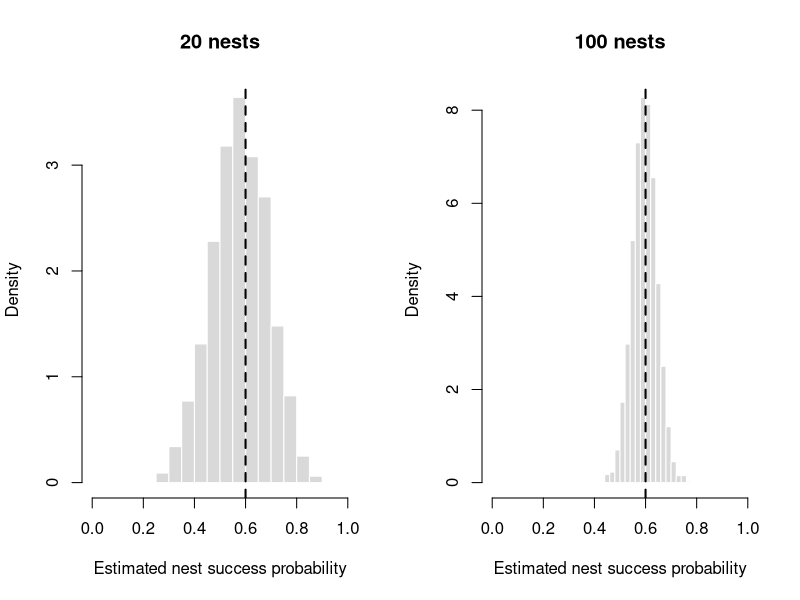

The R source for this figure:
## ---- chunk 1
lambda = 3
sample_sizes = c(10, 1000)

initial_results = data.frame(
  n = integer(),
  mean = numeric(),
  median = numeric(),
  variance = numeric()
)

set.seed(123)

for (sample_size in sample_sizes) {
  observations = rpois(sample_size, lambda = lambda)
  sample_mean = mean(observations)

  initial_results = rbind(
    initial_results,
    data.frame(
      n = sample_size,
      mean = sample_mean,
      median = median(observations),
      variance = mean((observations - sample_mean)^2)
    )
  )
}

initial_results
## ---- chunk 2
seeds = c(11, 22, 33, 44)

repeated_results = data.frame(
  seed = integer(),
  n = integer(),
  mean = numeric(),
  median = numeric(),
  variance = numeric()
)

for (seed in seeds) {
  set.seed(seed)

  for (sample_size in sample_sizes) {
    observations = rpois(sample_size, lambda = lambda)
    sample_mean = mean(observations)

    repeated_results = rbind(
      repeated_results,
      data.frame(
        seed = seed,
        n = sample_size,
        mean = sample_mean,
        median = median(observations),
        variance = mean((observations - sample_mean)^2)
      )
    )
  }
}

repeated_results
## ---- chunk 3
model_values = data.frame(
  n = sample_sizes,
  mean = lambda,
  median = qpois(0.5, lambda = lambda),
  variance = lambda
)

model_values

aggregate(
  cbind(mean, median, variance) ~ n,
  data = repeated_results,
  FUN = sd
)
## ---- chunk 4
set.seed(seed = 422)
p_true = 0.6
n_nests = 40
successful_nests = rbinom(n = 1, size = n_nests, prob = p_true)
p_hat = successful_nests / n_nests
c(successful_nests = successful_nests, estimate = p_hat)
## ---- chunk 5
set.seed(seed = 423)
n_studies = 2000
n_small = 20
n_large = 100

p_estimates_small = rbinom(
  n = n_studies, size = n_small, prob = p_true
) / n_small
p_estimates_large = rbinom(
  n = n_studies, size = n_large, prob = p_true
) / n_large

old_par = par(no.readonly = TRUE)
par(mfrow = c(1, 2))
hist(
  x = p_estimates_small, breaks = 20, probability = TRUE,
  xlim = c(0, 1), col = "grey85", border = "white",
  xlab = "Estimated nest success probability", ylab = "Density",
  main = "20 nests"
)
abline(v = p_true, lty = 2, lwd = 2)
hist(
  x = p_estimates_large, breaks = 20, probability = TRUE,
  xlim = c(0, 1), col = "grey85", border = "white",
  xlab = "Estimated nest success probability", ylab = "Density",
  main = "100 nests"
)
abline(v = p_true, lty = 2, lwd = 2)
par(old_par)
## ---- chunk 6
nest_summary = data.frame(
  n_nests = c(n_small, n_large),
  average_estimate = c(
    mean(p_estimates_small), mean(p_estimates_large)
  ),
  simulated_bias = c(
    mean(p_estimates_small) - p_true,
    mean(p_estimates_large) - p_true
  ),
  simulated_variance = c(
    var(p_estimates_small), var(p_estimates_large)
  ),
  simulated_se = c(
    sd(p_estimates_small), sd(p_estimates_large)
  ),
  simulated_mse = c(
    mean((p_estimates_small - p_true)^2),
    mean((p_estimates_large - p_true)^2)
  ),
  model_variance = p_true * (1 - p_true) /
    c(n_small, n_large)
)
round(nest_summary, digits = 4)
## ---- chunk 7
set.seed(seed = 433)
n_trees = 25
true_mu = 22
true_sigma = 4
true_variance = true_sigma^2
tree_heights = rnorm(
  n = n_trees, mean = true_mu, sd = true_sigma
)

mu_hat = mean(tree_heights)
variance_mm = mean((tree_heights - mu_hat)^2)
variance_with_var = var(tree_heights)
c(
  estimated_mean_m = mu_hat,
  variance_mm_m2 = variance_mm,
  variance_with_var_m2 = variance_with_var
)
## ---- chunk 8
set.seed(seed = 434)
n_studies = 2000
variance_estimates = replicate(
  n = n_studies,
  expr = {
    heights = rnorm(
      n = n_trees, mean = true_mu, sd = true_sigma
    )
    sample_mean = mean(heights)
    c(
      method_of_moments = mean((heights - sample_mean)^2),
      with_var = var(heights)
    )
  }
)

average_variance = rowMeans(variance_estimates)
simulated_bias = average_variance - true_variance
simulated_mse = rowMeans(
  (variance_estimates - true_variance)^2
)

variance_summary = data.frame(
  estimator = rownames(variance_estimates),
  average_variance_m2 = average_variance,
  simulated_bias_m2 = simulated_bias,
  simulated_mse_m4 = simulated_mse,
  row.names = NULL
)
variance_summary
## ---- chunk 9
mass_meanlog = log(30)
mass_sdlog = 0.8
true_median = exp(mass_meanlog)
true_mean = exp(mass_meanlog + mass_sdlog^2 / 2)
c(median_g = true_median, mean_g = true_mean)
## ---- chunk 10
set.seed(seed = 443)
n_animals = 12
body_mass = rlnorm(
  n = n_animals,
  meanlog = mass_meanlog, sdlog = mass_sdlog
)

sample_mean = mean(body_mass)
sample_median = median(body_mass)
estimated_se = sd(body_mass) / sqrt(n_animals)
c(
  sample_mean_g = sample_mean,
  sample_median_g = sample_median,
  estimated_se_g = estimated_se
)
## ---- chunk 11
critical_value = qt(p = 0.975, df = n_animals - 1)
mass_interval = c(
  lower = sample_mean - critical_value * estimated_se,
  upper = sample_mean + critical_value * estimated_se
)
mass_interval
## ---- chunk 12
coverage_for_size = function(n_animals, n_studies = 2000) {
  critical_value = qt(p = 0.975, df = n_animals - 1)
  covered = replicate(
    n = n_studies,
    expr = {
      mass = rlnorm(
        n = n_animals,
        meanlog = mass_meanlog, sdlog = mass_sdlog
      )
      estimate = mean(mass)
      se = sd(mass) / sqrt(n_animals)
      lower = estimate - critical_value * se
      upper = estimate + critical_value * se
      lower <= true_mean && true_mean <= upper
    }
  )
  mean(covered)
}

set.seed(seed = 444)
simulated_coverage = c(
  n_12 = coverage_for_size(n_animals = 12),
  n_100 = coverage_for_size(n_animals = 100)
)
simulated_coverage
